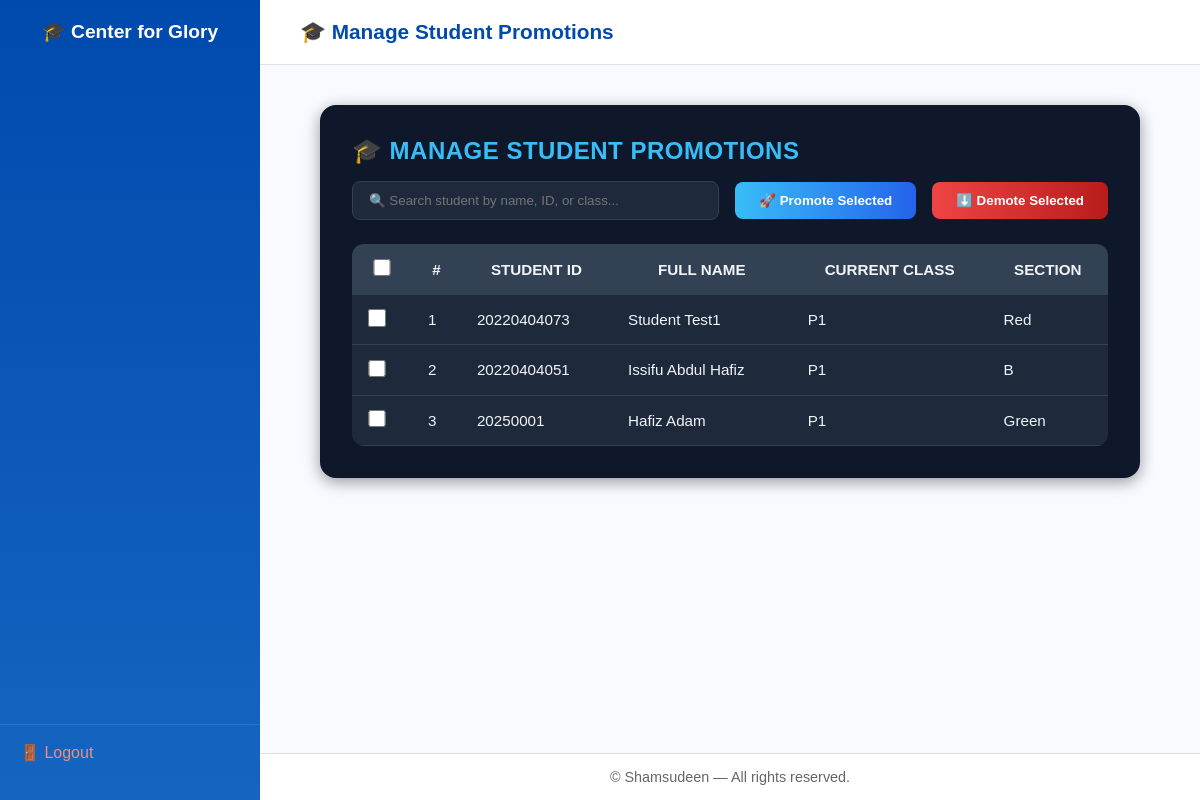
Screenshot of /academics/manage-promotions/ with the database file from the repository.
### accounts/models.py (models this page shows, shortened)
class BaseProfile(models.Model):
    user = models.OneToOneField(CustomUser, on_delete=models.CASCADE, related_name="%(class)s_profile")
    date_of_birth = models.DateField(blank=True, null=True)
    gender = models.CharField(
        max_length=10,
        choices=[("Male", "Male"), ("Female", "Female")],
        blank=True,
    )
    address = models.CharField(max_length=255, blank=True)
    photo = models.ImageField(upload_to="profiles/", default="profiles/default.png")
    class Meta:
        abstract = True

class Student(BaseProfile):
    user = models.OneToOneField('accounts.CustomUser', on_delete=models.CASCADE)
    student_id = models.CharField(max_length=20, unique=True, blank=True)
    admission_date = models.DateField(blank=True, null=True)
    current_class = models.ForeignKey('academics.ClassRoom', on_delete=models.SET_NULL, null=True, blank=True)
    section = models.CharField(max_length=50, blank=True)
    guardian_name = models.CharField(max_length=100, blank=True)
    guardian_contact = models.CharField(max_length=15, blank=True)
    is_active = models.BooleanField(default=True)
    promotion_year = models.PositiveIntegerField(default=0)

class CustomUser(AbstractUser):
    class Roles(models.TextChoices):
        SUPER_ADMIN = "super_admin", _("Super Administrator")
        ADMIN = "admin", _("Administrator / Principal")
        TEACHER = "teacher", _("Teacher")
        STUDENT = "student", _("Student")
        ACCOUNTANT = "accountant", _("Accountant")
        PARENT = "parent", _("Parent / Guardian")
    username = models.CharField(max_length=150, unique=True)
    email = models.EmailField(unique=True)
    role = models.CharField(max_length=20, choices=Roles.choices, default=Roles.STUDENT)
    phone_number = models.CharField(
        max_length=15,
        validators=[RegexValidator(r"^\+?\d{9,15}$", "Enter a valid phone number.")],
        blank=True,
        null=True,
    )
    is_verified = models.BooleanField(default=False)
    USERNAME_FIELD = "username"
    REQUIRED_FIELDS = ["email"]

### academics/models.py (models this page shows)
class ClassRoom(models.Model):
    name = models.CharField(max_length=50, unique=True)
    order = models.PositiveIntegerField(default=0, unique=True)  # determines class order
    description = models.TextField(blank=True, null=True)
    class Meta:
        ordering = ["order"]
    def __str__(self):
        return self.name

### academics/views.py (the view, shortened to what this page needs)
# urls.py: path("manage-promotions/", views.manage_promotions, name="manage_promotions"),
def manage_promotions(request):
    students = Student.objects.select_related("current_class", "user").all()
    classes = ClassRoom.objects.all().order_by("order")
    return render(request, "academics/manage_promotions.html", {
        "students": students,
        "classes": classes,
    })

### templates/academics/manage_promotions.html (shortened to what this page needs)
{% extends "accounts/base_dashboard.html" %}
{% block header %}🎓 Manage Student Promotions{% endblock %}
{% block content %}
<div class="page-section">
  <form method="post">
    <h2>🎓 Manage Student Promotions</h2>
    <div class="promotion-bar">
      <div class="search-box">
        <input type="text" id="searchInput" placeholder="🔍 Search student by name, ID, or class...">
      </div>
      <button type="submit" name="action" value="promote">🚀 Promote Selected</button>
      <button type="submit" name="action" value="demote" class="danger-btn">⬇️ Demote Selected</button>
    </div>
    <table class="data-table" id="studentTable">
      <thead>
        <tr>
          <th><input type="checkbox" id="select-all"></th>
          <th>#</th>
          <th>Student ID</th>
          <th>Full Name</th>
          <th>Current Class</th>
          <th>Section</th>
        </tr>
      </thead>
      <tbody>
        {% for student in students %}
        <tr>
          <td><input type="checkbox" name="selected_students" value="{{ student.id }}"></td>
          <td>{{ forloop.counter }}</td>
          <td>{{ student.student_id }}</td>
          <td>{{ student.user.get_full_name }}</td>
          <td>{{ student.current_class }}</td>
          <td>{{ student.section }}</td>
        </tr>
        {% empty %}
        <tr><td colspan="6" style="text-align:center;color:#94a3b8;">No students found.</td></tr>
        {% endfor %}
      </tbody>
    </table>
  </form>
</div>
{% endblock %}

### templates/accounts/base_dashboard.html (shortened to what this page needs)
{% load static %}
<!DOCTYPE html>
<html lang="en">
<head>
</head>
<body>
  <div class="dashboard-container">
    <aside class="sidebar" id="sidebar">
      <div class="sidebar-header">
        <h2>🎓 Center for Glory</h2>
      </div>
      <nav class="sidebar-nav">
      </nav>
      <div class="sidebar-footer">
        <a href="{% url 'logout' %}" class="logout-btn">🚪 Logout</a>
      </div>
    </aside>
    <main class="main-section">
      <header class="main-header">
        <span>{% block header %}Dashboard{% endblock %}</span>
      </header>
      <section class="main-content">
        {% block content %}{% endblock %}
      </section>
      <footer class="footer">
        © {{ now|date:"Y" }} Shamsudeen — All rights reserved.
      </footer>
    </main>
  </div>
</body>
</html>

### templates/academics/manage_promotions.html (style rules this page uses)
.page-section { background: #0f172a; color: #f1f5f9; border-radius: 1rem; padding: 2rem; box-shadow: 0 4px 16px rgba(0,0,0,0.4); animation: fadeIn 0.4s ease-in-out; }
.page-section h2 { font-size: 1.5rem; font-weight: 700; color: #38bdf8; margin-bottom: 1rem; text-transform: uppercase; letter-spacing: 0.5px; }
.promotion-bar { display: flex; flex-wrap: wrap; gap: 1rem; align-items: center; margin-bottom: 1.5rem; }
.search-box { flex: 1; position: relative; }
.search-box input { width: 100%; padding: 0.7rem 1rem; border: 1px solid #334155; border-radius: 0.5rem; background: #1e293b; color: #e2e8f0; }
button { padding: 0.7rem 1.5rem; border: none; border-radius: 0.5rem; background: linear-gradient(90deg,#38bdf8,#2563eb); color: white; font-weight: 600; cursor: pointer; transition: transform 0.2s, box-shadow 0.3s; }
button.danger-btn { background: linear-gradient(90deg,#ef4444,#b91c1c); }
.data-table { width: 100%; border-collapse: collapse; background: #1e293b; border-radius: 0.75rem; overflow: hidden; }
.data-table thead { background: #334155; color: #f1f5f9; text-transform: uppercase; }
.data-table th, .data-table td { padding: 0.9rem 1rem; border-bottom: 1px solid #334155; font-size: 0.95rem; }
.data-table input[type="checkbox"] { width: 1.1rem; height: 1.1rem; cursor: pointer; }

### rows the page displays
Student: student_id "20220404073", user.get_full_name "Student Test1", current_class "P1", section "Red"
Student: student_id "20220404051", user.get_full_name "Issifu Abdul Hafiz", current_class "P1", section "B"
Student: student_id "20250001", user.get_full_name "Hafiz Adam", current_class "P1", section "Green"
